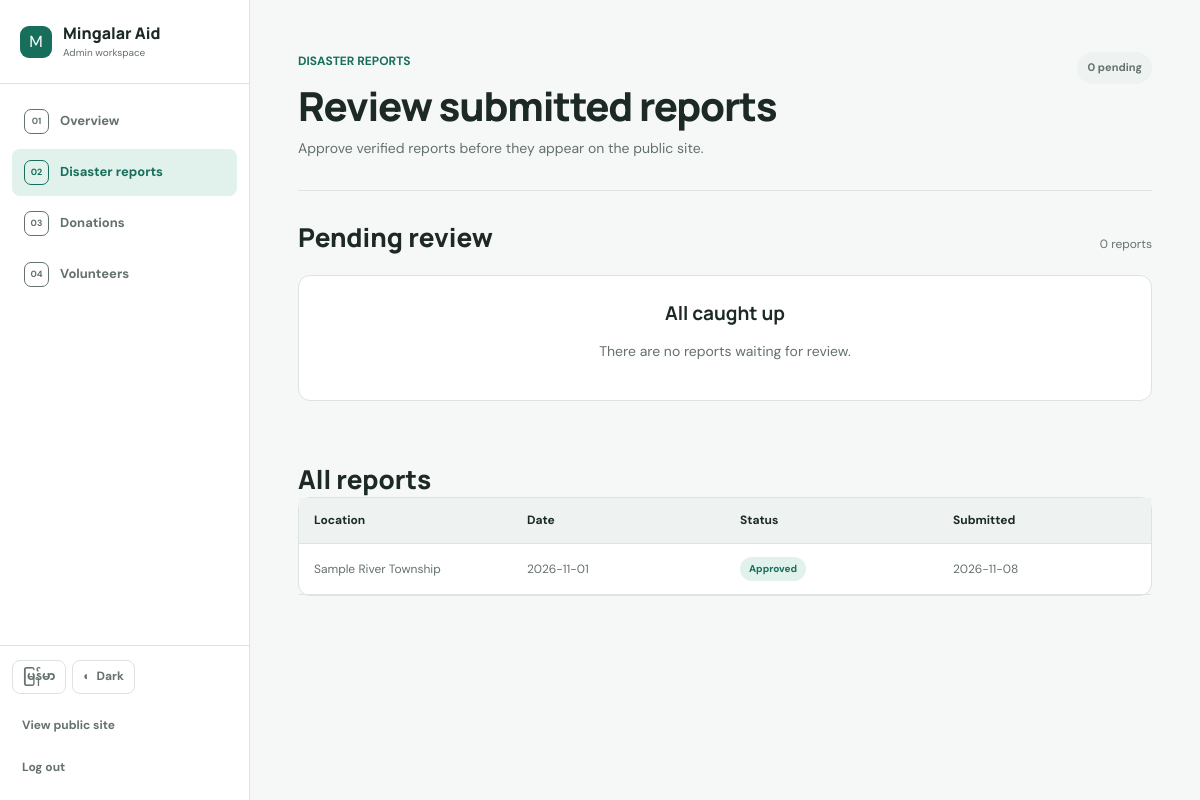
Page /admin/reports (signed in) on the earlier database version.
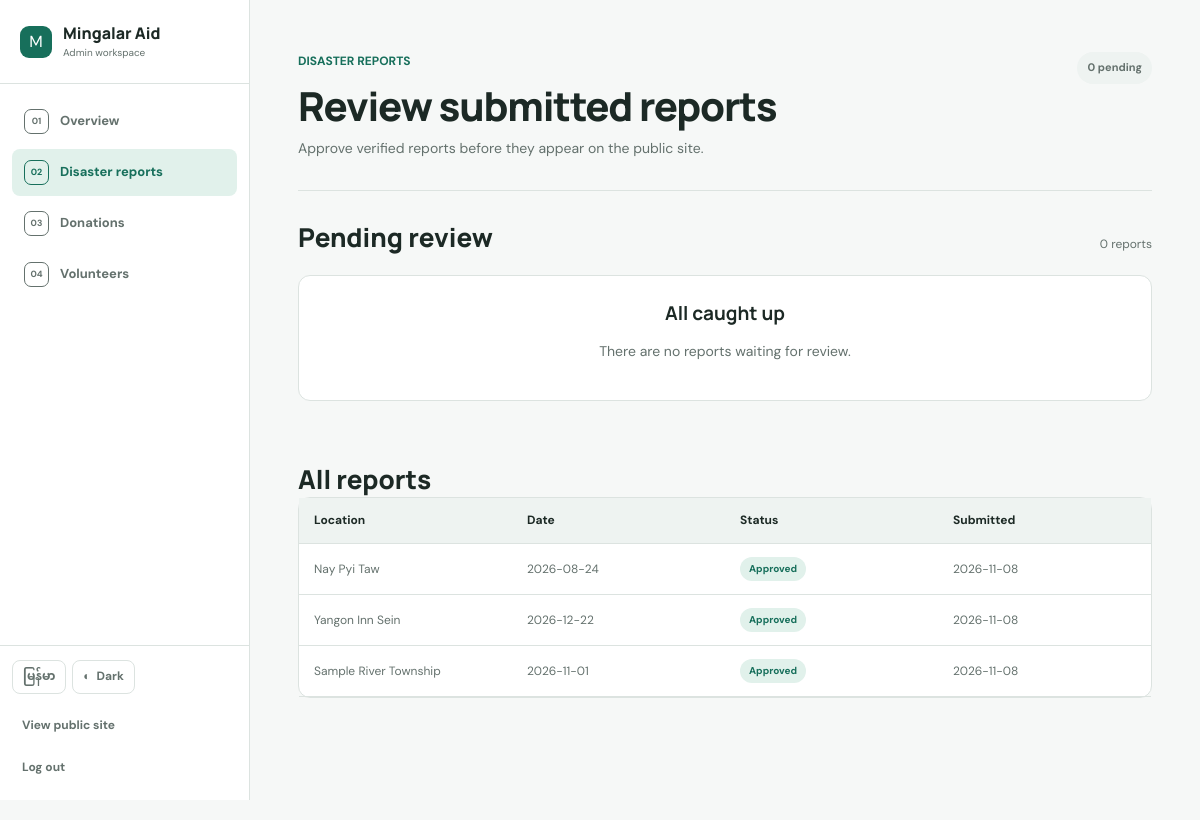
Same page on the later database version.
### tables this page shows
CREATE TABLE disasters (
            id INTEGER PRIMARY KEY AUTOINCREMENT,
            disaster_date TEXT NOT NULL,
            place TEXT NOT NULL,
            description TEXT NOT NULL,
            evidence_url TEXT,
            status TEXT NOT NULL DEFAULT 'pending',
            submitted_at TEXT NOT NULL
        );

### MingalarAid.Backend/api/admin_api.py (the view)
    @app.route("/admin/reports")
    @admin_required
    def admin_reports():
        pending, all_disasters, _options = disaster_service.admin_snapshot()
        return render_template(
            "admin_reports.html", pending=pending, all_disasters=all_disasters
        )

### MingalarAid.Backend/api/guards.py (called while the page is built)
def admin_required(view):
    @wraps(view)
    def wrapped(*args, **kwargs):
        if session.get("role") != "admin":
            flash("Please sign in as an administrator first.", "error")
            return redirect(url_for("admin_login"))
        return view(*args, **kwargs)
    return wrapped

### MingalarAid.Backend/dataaccess/database.py (called while the page is built)
def get_connection():
    DATABASE_PATH.parent.mkdir(parents=True, exist_ok=True)
    connection = sqlite3.connect(DATABASE_PATH)
    connection.row_factory = sqlite3.Row
    return connection

### MingalarAid.Backend/dataaccess/disaster_repository.py (called while the page is built)
def admin_snapshot():
    with get_connection() as db:
        pending = db.execute(
            "SELECT * FROM disasters WHERE status = 'pending' ORDER BY submitted_at DESC"
        ).fetchall()
        all_disasters = db.execute(
            "SELECT * FROM disasters ORDER BY submitted_at DESC"
        ).fetchall()
        options = db.execute(
            "SELECT id, place, disaster_date FROM disasters ORDER BY disaster_date DESC, id DESC"
        ).fetchall()
    return pending, all_disasters, options

### MingalarAid.Backend/service/disaster_service.py (called while the page is built)
def admin_snapshot():
    return disaster_repository.admin_snapshot()

### MingalarAid.Frontend/templates/admin_reports.html (shortened to what this page needs)
{% extends "admin_base.html" %}
{% block admin_content %}
<header class="admin-page-header"><div><p class="eyebrow">DISASTER REPORTS</p><h1>Review submitted reports</h1><p>Approve verified reports before they appear on the public site.</p></div><span class="admin-header-count">{{ pending|length }} pending</span></header>
<section class="admin-section first-section"><div class="section-heading"><h2>Pending review</h2><span class="count">{{ pending|length }} reports</span></div>
{% if pending %}<div class="admin-list">{% for item in pending %}<article class="admin-card"><div class="card-top"><span class="status pending">Pending review</span><span class="date">{{ item.submitted_at[:10] }}</span></div><h3>{{ item.place }}</h3><p><strong>Disaster date:</strong> {{ item.disaster_date }}</p><p>{{ item.description }}</p>{% if item.evidence_url %}<p><a class="text-link" href="{{ item.evidence_url }}" target="_blank" rel="noopener">Open evidence link →</a></p>{% endif %}<div class="moderation-actions"><form method="post" action="{{ url_for('moderate_disaster', disaster_id=item.id, action='approve') }}"><button class="button primary" type="submit">Approve report</button></form><form class="js-confirm-form" method="post" action="{{ url_for('moderate_disaster', disaster_id=item.id, action='reject') }}" data-confirm-kind="report"><button class="button danger" type="submit">Reject</button></form></div></article>{% endfor %}</div>{% else %}<div class="empty-state compact"><h3>All caught up</h3><p>There are no reports waiting for review.</p></div>{% endif %}
</section>
<section class="admin-section"><h2>All reports</h2><div class="table-wrap"><table><thead><tr><th>Location</th><th>Date</th><th>Status</th><th>Submitted</th></tr></thead><tbody>{% for d in all_disasters %}<tr><td data-label="Location">{{ d.place }}</td><td data-label="Date">{{ d.disaster_date }}</td><td data-label="Status"><span class="status {{ d.status }}">{{ d.status }}</span></td><td data-label="Submitted">{{ d.submitted_at[:10] }}</td></tr>{% else %}<tr><td colspan="4">No reports yet.</td></tr>{% endfor %}</tbody></table></div></section>
{% endblock %}

Differences in the rows shown:
added disasters: place "Nay Pyi Taw", disaster_date "2026-08-24", status "Approved", submitted_at "2026-11-08"
added disasters: place "Yangon Inn Sein", disaster_date "2026-12-22", status "Approved", submitted_at "2026-11-08"
